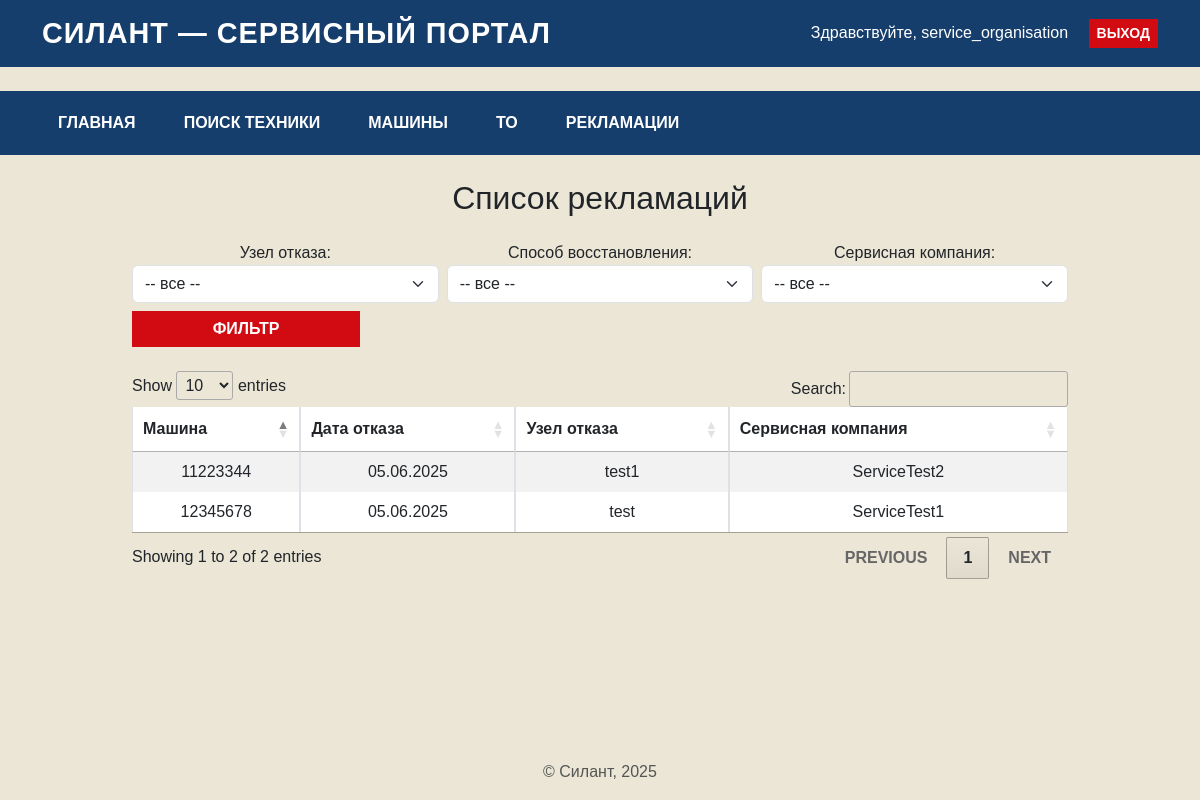
The app's page /claims/ (signed in) with its own data.
### core/models.py (models this page shows, shortened)
class Claim(models.Model):
    date = models.DateField()
    operating_hours = models.IntegerField()
    failure_node = models.ForeignKey(FailureNode, on_delete=models.SET_NULL, null=True)
    description = models.TextField()
    recovery_method = models.ForeignKey(RecoveryMethod, on_delete=models.SET_NULL, null=True)
    parts_used = models.TextField()
    recovery_date = models.DateField()
    machine = models.ForeignKey(Machine, on_delete=models.CASCADE)
    service_company = models.ForeignKey(ServiceCompany, on_delete=models.SET_NULL, null=True)
    is_active = models.BooleanField(default=True)

class Machine(models.Model):
    serial_number = models.CharField(max_length=100)
    model = models.ForeignKey(ModelType, on_delete=models.SET_NULL, null=True)
    engine_model = models.ForeignKey(EngineModel, on_delete=models.SET_NULL, null=True)
    engine_serial = models.CharField(max_length=100)
    transmission_model = models.ForeignKey(TransmissionModel, on_delete=models.SET_NULL, null=True)
    transmission_serial = models.CharField(max_length=100)
    drive_axle_model = models.ForeignKey(DriveAxleModel, on_delete=models.SET_NULL, null=True)
    drive_axle_serial = models.CharField(max_length=100)
    steered_axle_model = models.ForeignKey(SteeredAxleModel, on_delete=models.SET_NULL, null=True)
    steered_axle_serial = models.CharField(max_length=100)
    supply_contract = models.CharField(max_length=255)
    shipment_date = models.DateField()
    customer = models.CharField(max_length=255)
    location = models.CharField(max_length=255)
    additional_equipment = models.TextField(blank=True)
    client = models.ForeignKey(User, on_delete=models.SET_NULL, null=True, related_name='machines_as_client')
    service_company = models.ForeignKey(User, on_delete=models.SET_NULL, null=True, related_name='machines_as_service')
    is_active = models.BooleanField(default=True)

class Reference(models.Model):
    name = models.CharField(max_length=100)
    description = models.TextField(blank=True)
    def __str__(self):
        return self.name

### core/views.py (the view)
# urls.py: path('claims/', views.claim_list, name='claim_list'),
@login_required
def claim_list(request):
    claims = Claim.objects.all().order_by('date')
    node = request.GET.get('failure_node')
    method = request.GET.get('recovery_method')
    service = request.GET.get('service')
    if node:
        claims = claims.filter(failure_node__id=node)
    if method:
        claims = claims.filter(recovery_method__id=method)
    if service:
        claims = claims.filter(service_company__id=service)
    context = {
        'claims': claims,
        'nodes': FailureNode.objects.all(),
        'methods': RecoveryMethod.objects.all(),
        'services': ServiceCompany.objects.all(),
        'selected': request.GET
    }
    return render(request, 'core/claim_list.html', context)

### core/templates/core/claim_list.html (shortened to what this page needs)
{% extends 'core/base.html' %}
{% block content %}
<h2 class="mb-4 text-center">Список рекламаций</h2>
<form method="get" class="mb-4 row g-2">
  <div class="col-md-4">
    <label>Узел отказа:</label>
    <select name="failure_node" class="form-select">
      <option value="">-- все --</option>
    </select>
  </div>
  <div class="col-md-4">
    <label>Способ восстановления:</label>
    <select name="recovery_method" class="form-select">
      <option value="">-- все --</option>
    </select>
  </div>
  <div class="col-md-4">
    <label>Сервисная компания:</label>
    <select name="service" class="form-select">
      <option value="">-- все --</option>
    </select>
  </div>
  <div class="col-md-3 align-self-end">
    <button type="submit" class="btn btn-primary w-100">Фильтр</button>
  </div>
</form>
<table id="myTable" class="table table-striped table-bordered">
  <thead>
    <tr>
      <th>Машина</th>
      <th>Дата отказа</th>
      <th>Узел отказа</th>
      <th>Сервисная компания</th>
    </tr>
  </thead>
  <tbody>
    {% for item in claims %}
      <tr onclick="window.location.href='{% url 'claim_detail' item.pk %}'" style="cursor: pointer;">
        <td>{{ item.machine.serial_number }}</td>
        <td>{{ item.date|date:"d.m.Y" }}</td>
        <td>{{ item.failure_node }}</td>
        <td>{{ item.service_company }}</td>
      </tr>
    {% endfor %}
  </tbody>
</table>
{% endblock %}

### core/templates/core/base.html (shortened to what this page needs)
<!DOCTYPE html>
<html lang="ru">
<head>
  <link href="https://cdn.jsdelivr.net/npm/bootstrap@5.3.0/dist/css/bootstrap.min.css" rel="stylesheet">
  <link href="https://fonts.cdnfonts.com/css/pt-astra-sans" rel="stylesheet">
  <link rel="stylesheet" href="https://cdn.datatables.net/1.13.4/css/jquery.dataTables.min.css">
</head>
<body>
  <header class="p-3 mb-4">
    <div class="container d-flex justify-content-between align-items-center">
      <h1 class="m-0">СИЛАНТ — СЕРВИСНЫЙ ПОРТАЛ</h1>
      <div>
        {% if user.is_authenticated %}
          <span class="me-3">Здравствуйте, {{ user.username }}</span>
          <form method="post" action="{% url 'logout' %}" style="display:inline;">
            <button type="submit" class="btn btn-sm btn-danger">Выход</button>
          </form>
        {% else %}
          <a href="{% url 'login' %}" class="btn btn-sm btn-light">Вход</a>
        {% endif %}
      </div>
    </div>
  </header>
  <nav class="bg-dark">
    <div class="container d-flex py-2">
      <a class="nav-link me-3" href="{% url 'index' %}">Главная</a>
      <a class="nav-link me-3" href="{% url 'machine_search' %}">Поиск техники</a>
      {% if user.is_authenticated %}
        <a class="nav-link me-3" href="{% url 'machine_list' %}">Машины</a>
        <a class="nav-link me-3" href="{% url 'maintenance_list' %}">ТО</a>
        <a class="nav-link me-3" href="{% url 'claim_list' %}">Рекламации</a>
      {% endif %}
    </div>
  </nav>
  <main class="container mt-4">
    {% block content %}
    {% endblock %}
  </main>
  <footer class="mt-5 p-3 text-center text-muted">
    &copy; Силант, 2025
  </footer>
</body>
</html>

### core/templates/core/base.html (style rules this page uses)
html, body { height: 100%; }
main.container { flex: 1; }
body { display: flex; flex-direction: column; min-height: 100vh; font-family: 'PT Astra Sans', sans-serif; background-color: #EBE6D6; }
header { background-color: #163E6C; color: white; }
header h1 { font-weight: bold; letter-spacing: 1px; text-transform: uppercase; font-size: 1.8rem; }
a, .nav-link { color: white; font-weight: bold; text-transform: uppercase; }
.btn-primary, .btn-danger { background-color: #D20A11; border: none; font-weight: bold; border-radius: 0; text-transform: uppercase; }
.bg-dark { background-color: #163E6C !important; }
nav .nav-link { padding: 0.75rem 1rem; font-size: 1rem; }
main.container { max-width: 960px; text-align: center; }

### records on screen
Claim: machine.serial_number "12345678", date "05.06.2025", failure_node "test", service_company "ServiceTest1"
Claim: machine.serial_number "11223344", date "05.06.2025", failure_node "test1", service_company "ServiceTest2"

### other values on screen
{{ user.username }} "service_organisation"
